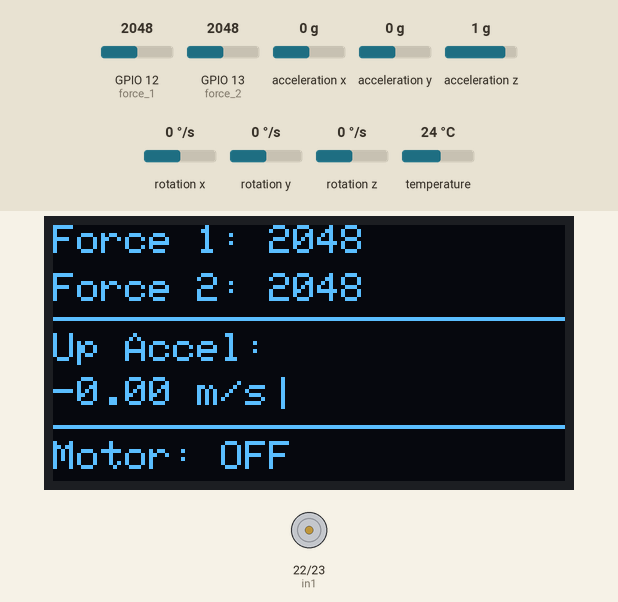
This sketch was run on a simulated ESP32. Parts: 128×64 one-colour display, motor-driver pin pairs drawn as motors (green arrow = first pin HIGH = forward, orange = second pin HIGH = backward, longer = more drive, scaled by the enable pin). Inputs (shaded band) come from the test bench; at power-on: acceleration z 1 g, GPIO 12 (force_1) = 2048, GPIO 13 (force_2) = 2048, acceleration x 0 g, acceleration y 0 g, rotation x 0 °/s, rotation y 0 °/s, rotation z 0 °/s, temperature 24 °C. What the sketch prints to the serial monitor is not drawn.

Above: at 1.2 s.
1.3 s: acceleration z set to -1.4 g
At 2.2 s:
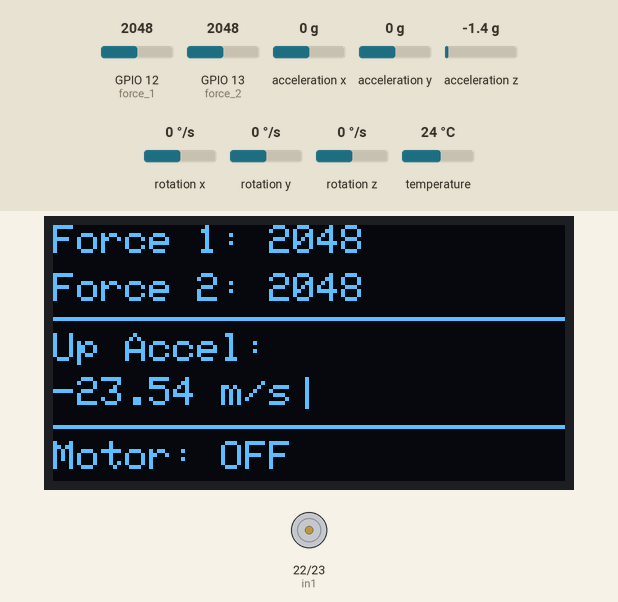
4.3 s: GPIO 12 (force_1) set to 122
At 5.0 s:
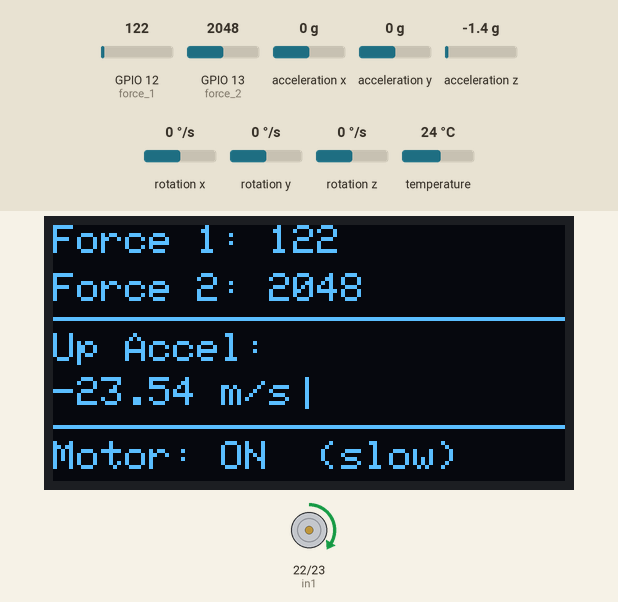
5.8 s: GPIO 13 (force_2) set to 1066
At 6.9 s:
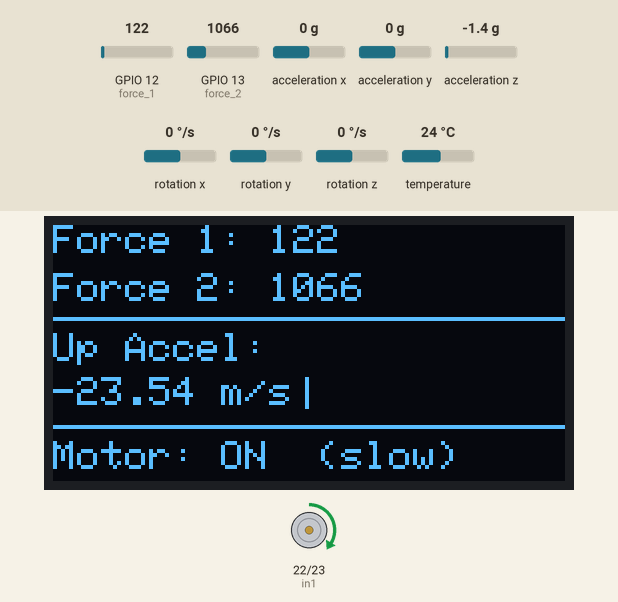
7.3 s: GPIO 13 (force_2) set to 962
At 7.7 s:
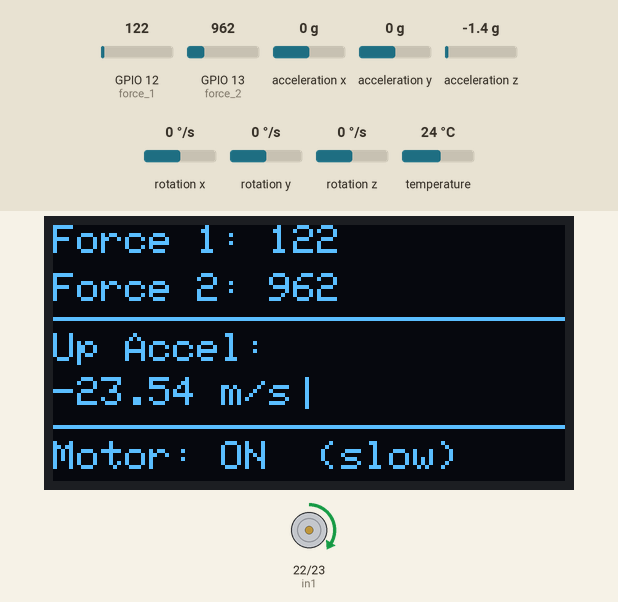
8.8 s: acceleration z set to 0 g
At 9.6 s:
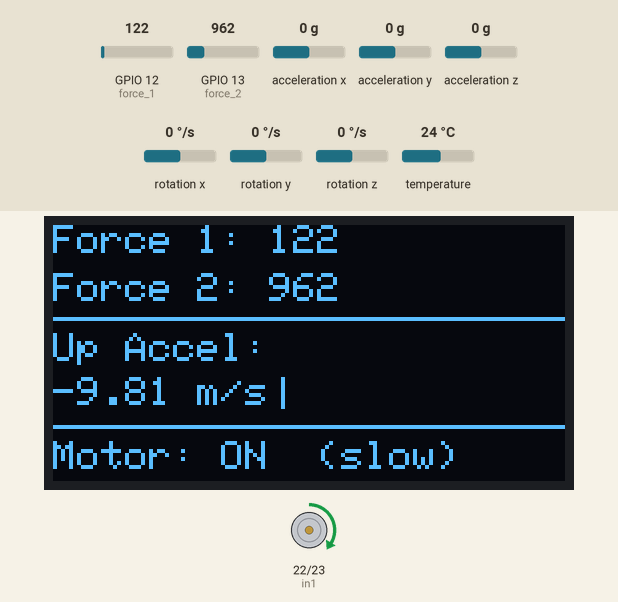
10.3 s: GPIO 12 (force_1) set to 957
At 10.8 s:
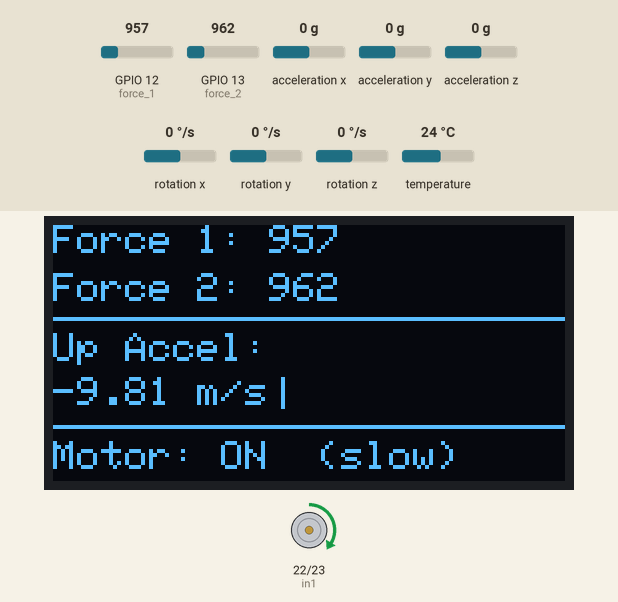
11.9 s: GPIO 12 (force_1) set to 1061
Timing chart, 0 to 14.4 s (numbered marks = the images above; inputs shaded):
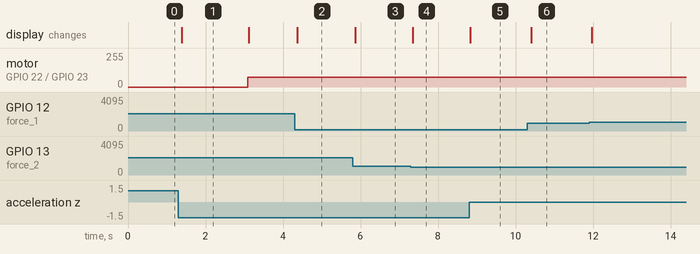

Measured:
- after the input at 1.3 s, the display: changes after 0.09 s (image 1)
- after the input at 4.3 s, the display: changes after 0.07 s (image 2)
- after the input at 5.8 s, the display: changes after 0.06 s (image 3)
- after the input at 7.3 s, the display: changes after 0.05 s (image 4)
- after the input at 8.8 s, the display: changes at once (image 5)
- after the input at 10.3 s, the display: changes after 0.11 s (image 6)
- what the display in image 1 shows lasts 1.7 s, from 1.4 s to 3.1 s

The sketch:

firmware.ino
```cpp
#include <Wire.h>
#include <Adafruit_MPU6050.h>
#include <Adafruit_Sensor.h>
#include <Adafruit_SSD1306.h>

// Pin Definitions
#define SCL        26
#define SDA        27

#define force_1    12   // ADC2_CH5
#define force_2    13   // ADC2_CH4

#define mtrpwm     21
#define in1        22
#define in2        23
#define mtrstndby  25

// OLED Config
#define SCREEN_WIDTH    128
#define SCREEN_HEIGHT    64
#define OLED_RESET       -1
#define OLED_ADDR      0x3C

// Motor Config
#define MOTOR_SLOW_PWM    75   // 0–255; ~30% speed
#define MOTOR_DELAY_MS  3000   // 3-second startup delay

// Globals
Adafruit_MPU6050  mpu;
Adafruit_SSD1306  display(SCREEN_WIDTH, SCREEN_HEIGHT, &Wire, OLED_RESET);

bool motorRunning = false;
unsigned long bootTime = 0;

// Motor Helpers
void motorStop() {
  analogWrite(mtrpwm, 0);
  digitalWrite(in1, LOW);
  digitalWrite(in2, LOW);
  digitalWrite(mtrstndby, LOW);   // standby = disabled
}

void motorForward(uint8_t speed) {
  digitalWrite(in1, HIGH);
  digitalWrite(in2, LOW);
  digitalWrite(mtrstndby, HIGH);  // standby = enabled
  analogWrite(mtrpwm, speed);
}

// Setup
void setup() {
  Serial.begin(115200);
  Wire.begin(SDA, SCL);

  // MPU6050
  if (!mpu.begin()) {
    Serial.println("[ERR] MPU6050 not found – check wiring!");
    while (1) delay(10);
  }
  mpu.setAccelerometerRange(MPU6050_RANGE_8_G);
  mpu.setFilterBandwidth(MPU6050_BAND_21_HZ);
  Serial.println("[OK] MPU6050");

  // OLED
  if (!display.begin(SSD1306_SWITCHCAPVCC, OLED_ADDR)) {
    Serial.println("[ERR] SSD1306 not found – check address/wiring!");
    while (1) delay(10);
  }
  display.clearDisplay();
  display.setTextColor(SSD1306_WHITE);
  Serial.println("[OK] SSD1306");

  // Motor pins
  pinMode(mtrpwm,    OUTPUT);
  pinMode(in1,       OUTPUT);
  pinMode(in2,       OUTPUT);
  pinMode(mtrstndby, OUTPUT);
  motorStop();

  bootTime = millis();
  Serial.println("Setup complete. Motor starts in 3 s...");
}

void loop() {

  // Force Sensors
  int f1 = analogRead(force_1);   // 0–4095 on ESP32 (12-bit ADC)
  int f2 = analogRead(force_2);

  // MPU6050: Net Upward Acceleration
  sensors_event_t a, g, temp;
  mpu.getEvent(&a, &g, &temp);
  // Z-axis includes gravity (~9.81 m/s²); subtract it for net upward accel
  float upAccel = a.acceleration.z - 9.81f;

  // Motor: engage after 3-second delay, run slowly
  if (!motorRunning && (millis() - bootTime >= MOTOR_DELAY_MS)) {
    motorRunning = true;
    motorForward(MOTOR_SLOW_PWM);
    Serial.println("Motor ON (slow)");
  }

  // OLED (128×64)
  display.clearDisplay();
  display.setTextSize(1);          // 6×8 px per character

  // Force sensor readings
  display.setCursor(0, 0);
  display.print("Force 1: ");
  display.println(f1);

  display.setCursor(0, 12);
  display.print("Force 2: ");
  display.println(f2);

  // Divider
  display.drawLine(0, 23, 127, 23, SSD1306_WHITE);

  // Upward acceleration
  display.setCursor(0, 27);
  display.print("Up Accel:");
  display.setCursor(0, 38);
  display.print(upAccel, 2);
  display.print(" m/s\xB2");       // m/s²

  // Divider
  display.drawLine(0, 50, 127, 50, SSD1306_WHITE);

  // Motor status
  display.setCursor(0, 54);
  display.print("Motor: ");
  display.print(motorRunning ? "ON  (slow)" : "OFF");

  display.display();

  // Serial Monitor
  Serial.printf("F1: %4d | F2: %4d | UpAccel: %6.2f m/s2 | Motor: %s\n",
                f1, f2, upAccel, motorRunning ? "ON" : "OFF");

  delay(50);
}
```
